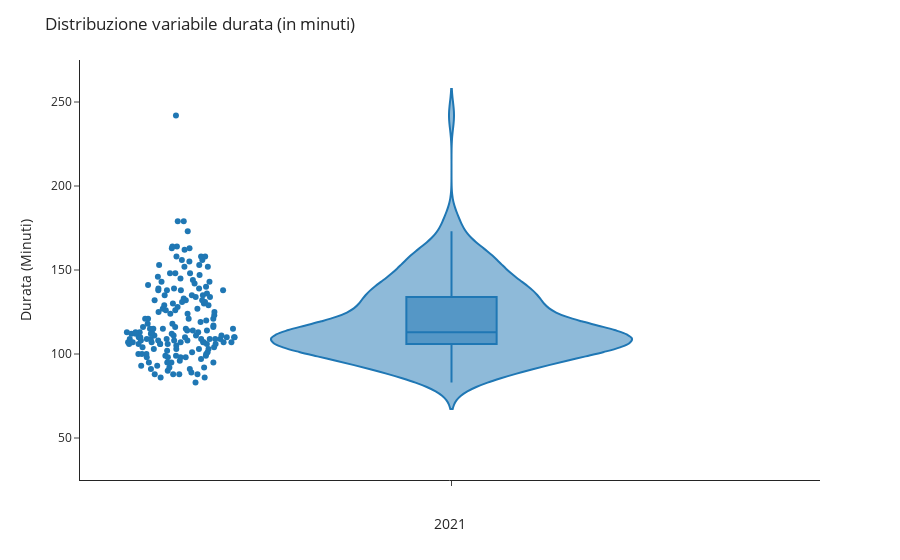

Notebook source saved alongside this figure:
### Code cell
# violin
import plotly.io as pio
import plotly.express as px
fig = px.violin(film2021, y="runtimeMinutes", box=True, # draw box plot inside the violin
                points='all', # can be 'outliers', or False
                template='simple_white'
               )
fig.update_layout(
    title="Distribuzione variabile durata (in minuti)",
    xaxis_title="2021",
    yaxis_title="Durata (Minuti)")
fig.update_layout(yaxis_range=[25,275])
fig.show()
fig.write_html("./Template_Bicocca_2022/violin.html")

### Figure 1 — Plotly figure (JSON) as saved in the notebook; plotly's stock layout.template omitted (floating-point values rounded to 4 significant figures; data arrays with more than 128 entries replaced by an {"elided": "..."} marker saying what was removed)
{"data": [{"alignmentgroup": "True", "box": {"visible": true}, "hovertemplate": "runtimeMinutes=%{y}<extra></extra>", "legendgroup": "", "marker": {"color": "#1F77B4"}, "name": "", "offsetgroup": "", "orientation": "v", "points": "all", "scalegroup": "True", "showlegend": false, "type": "violin", "x0": " ", "xaxis": "x", "y": {"elided": "172 int values"}, "y0": " ", "yaxis": "y"}], "layout": {"legend": {"tracegroupgap": 0}, "margin": {"t": 60}, "title": {"text": "Distribuzione variabile durata (in minuti)"}, "violinmode": "group", "xaxis": {"anchor": "y", "domain": [0, 1], "title": {"text": "2021"}}, "yaxis": {"anchor": "x", "domain": [0, 1], "range": [25, 275], "title": {"text": "Durata (Minuti)"}}}}
